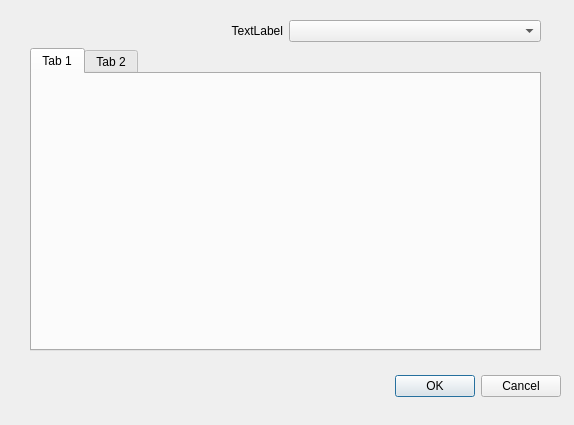
<?xml version="1.0" encoding="UTF-8"?>
<ui version="4.0">
 <class>Dialog</class>
 <widget class="QDialog" name="Dialog">
  <property name="geometry">
   <rect>
    <x>0</x>
    <y>0</y>
    <width>574</width>
    <height>425</height>
   </rect>
  </property>
  <property name="windowTitle">
   <string>Dialog</string>
  </property>
  <widget class="QDialogButtonBox" name="buttonBox">
   <property name="geometry">
    <rect>
     <x>220</x>
     <y>370</y>
     <width>341</width>
     <height>32</height>
    </rect>
   </property>
   <property name="orientation">
    <enum>Qt::Orientation::Horizontal</enum>
   </property>
   <property name="standardButtons">
    <set>QDialogButtonBox::StandardButton::Cancel|QDialogButtonBox::StandardButton::Ok</set>
   </property>
  </widget>
  <widget class="QWidget" name="verticalLayoutWidget">
   <property name="geometry">
    <rect>
     <x>30</x>
     <y>20</y>
     <width>511</width>
     <height>331</height>
    </rect>
   </property>
   <layout class="QVBoxLayout" name="verticalLayout">
    <item>
     <layout class="QHBoxLayout" name="horizontalLayout">
      <item>
       <widget class="QLabel" name="label">
        <property name="text">
         <string>TextLabel</string>
        </property>
        <property name="alignment">
         <set>Qt::AlignmentFlag::AlignRight|Qt::AlignmentFlag::AlignTrailing|Qt::AlignmentFlag::AlignVCenter</set>
        </property>
       </widget>
      </item>
      <item>
       <widget class="QComboBox" name="comboBox"/>
      </item>
     </layout>
    </item>
    <item>
     <widget class="QTabWidget" name="tabWidget">
      <widget class="QWidget" name="tab_3">
       <attribute name="title">
        <string>Tab 1</string>
       </attribute>
      </widget>
      <widget class="QWidget" name="tab_4">
       <attribute name="title">
        <string>Tab 2</string>
       </attribute>
      </widget>
     </widget>
    </item>
   </layout>
  </widget>
 </widget>
 <resources/>
 <connections>
  <connection>
   <sender>buttonBox</sender>
   <signal>accepted()</signal>
   <receiver>Dialog</receiver>
   <slot>accept()</slot>
   <hints>
    <hint type="sourcelabel">
     <x>248</x>
     <y>254</y>
    </hint>
    <hint type="destinationlabel">
     <x>157</x>
     <y>274</y>
    </hint>
   </hints>
  </connection>
  <connection>
   <sender>buttonBox</sender>
   <signal>rejected()</signal>
   <receiver>Dialog</receiver>
   <slot>reject()</slot>
   <hints>
    <hint type="sourcelabel">
     <x>316</x>
     <y>260</y>
    </hint>
    <hint type="destinationlabel">
     <x>286</x>
     <y>274</y>
    </hint>
   </hints>
  </connection>
 </connections>
</ui>
